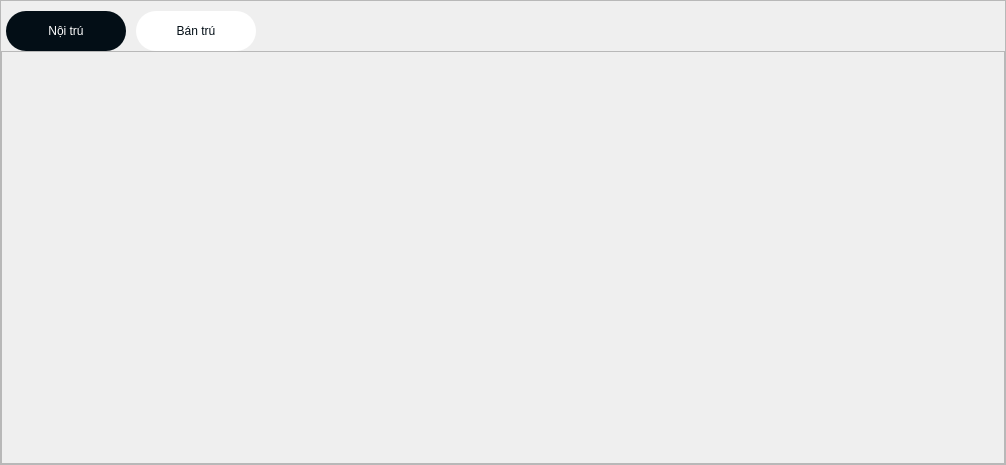
<?xml version="1.0" encoding="UTF-8"?>
<ui version="4.0">
 <class>Form</class>
 <widget class="QWidget" name="Form">
  <property name="geometry">
   <rect>
    <x>0</x>
    <y>0</y>
    <width>1006</width>
    <height>465</height>
   </rect>
  </property>
  <property name="windowTitle">
   <string>Form</string>
  </property>
  <layout class="QGridLayout" name="gridLayout">
   <property name="leftMargin">
    <number>0</number>
   </property>
   <property name="topMargin">
    <number>0</number>
   </property>
   <property name="rightMargin">
    <number>0</number>
   </property>
   <property name="bottomMargin">
    <number>0</number>
   </property>
   <property name="spacing">
    <number>0</number>
   </property>
   <item row="0" column="0">
    <widget class="QFrame" name="managemenBox">
     <property name="styleSheet">
      <string notr="true">#managemenBox .QTabBar::tab,
#Device .QTabBar::tab,
#managemenTab .QTabBar::tab {
	color: rgb(3, 14, 22);
	padding: 10px;
	font: 87 10pt &quot;Segoe UI Black&quot;;
	width:100px;
	height:20px;
	background-color:white;
	margin-left: 5px;
	margin-right:5px;
	border-radius: 20px;
margin-top:10px;
}
#managemenBox .QTabBar::tab:selected,
#Device .QTabBar::tab:selected,
#managemenTab .QTabBar::tab:selected {
	background-color: rgb(3, 14,22);
	color: white;
	font: 87 11pt &quot;Segoe UI Black&quot;;
	width:100px;
 }
#managemenBox .QTabWidget::pane,
#Device .QTabWidget::pane,
#managemenTab .QTabWidget::pane{
 	border: 0;
}
#managemenBox .QWidget,
#Device .QWidget,
#managemenTab .QWidget {
	 background-color: transparent;
}
#managemenBox .QTabWidget::tab-bar,
#Device .QTabWidget::tab-bar,
#managemenTab .QTabWidget::tab-bar {
     alignment: center;
}</string>
     </property>
     <property name="frameShape">
      <enum>QFrame::StyledPanel</enum>
     </property>
     <property name="frameShadow">
      <enum>QFrame::Raised</enum>
     </property>
     <layout class="QGridLayout" name="gridLayout_2">
      <property name="leftMargin">
       <number>0</number>
      </property>
      <property name="topMargin">
       <number>0</number>
      </property>
      <property name="rightMargin">
       <number>0</number>
      </property>
      <property name="bottomMargin">
       <number>0</number>
      </property>
      <property name="spacing">
       <number>0</number>
      </property>
      <item row="0" column="0">
       <widget class="QTabWidget" name="managemenTab">
        <property name="cursor">
         <cursorShape>PointingHandCursor</cursorShape>
        </property>
        <property name="styleSheet">
         <string notr="true"/>
        </property>
        <property name="currentIndex">
         <number>0</number>
        </property>
        <widget class="QWidget" name="semiBoardingPage_2">
         <attribute name="title">
          <string>Nội trú</string>
         </attribute>
         <layout class="QGridLayout" name="gridLayout_37">
          <property name="leftMargin">
           <number>0</number>
          </property>
          <property name="topMargin">
           <number>0</number>
          </property>
          <property name="rightMargin">
           <number>0</number>
          </property>
          <property name="bottomMargin">
           <number>0</number>
          </property>
          <property name="spacing">
           <number>0</number>
          </property>
          <item row="0" column="0">
           <widget class="QFrame" name="containersemiBoardingPage">
            <property name="frameShape">
             <enum>QFrame::StyledPanel</enum>
            </property>
            <property name="frameShadow">
             <enum>QFrame::Raised</enum>
            </property>
           </widget>
          </item>
         </layout>
        </widget>
        <widget class="QWidget" name="BoardingPage">
         <attribute name="title">
          <string>Bán trú</string>
         </attribute>
         <layout class="QGridLayout" name="gridLayout_39">
          <property name="leftMargin">
           <number>0</number>
          </property>
          <property name="topMargin">
           <number>0</number>
          </property>
          <property name="rightMargin">
           <number>0</number>
          </property>
          <property name="bottomMargin">
           <number>0</number>
          </property>
          <property name="spacing">
           <number>0</number>
          </property>
          <item row="0" column="0">
           <widget class="QFrame" name="containerBoardingPage">
            <property name="frameShape">
             <enum>QFrame::StyledPanel</enum>
            </property>
            <property name="frameShadow">
             <enum>QFrame::Raised</enum>
            </property>
           </widget>
          </item>
         </layout>
        </widget>
       </widget>
      </item>
     </layout>
    </widget>
   </item>
  </layout>
 </widget>
 <resources>
  <include location="../../resources.qrc"/>
 </resources>
 <connections/>
</ui>
